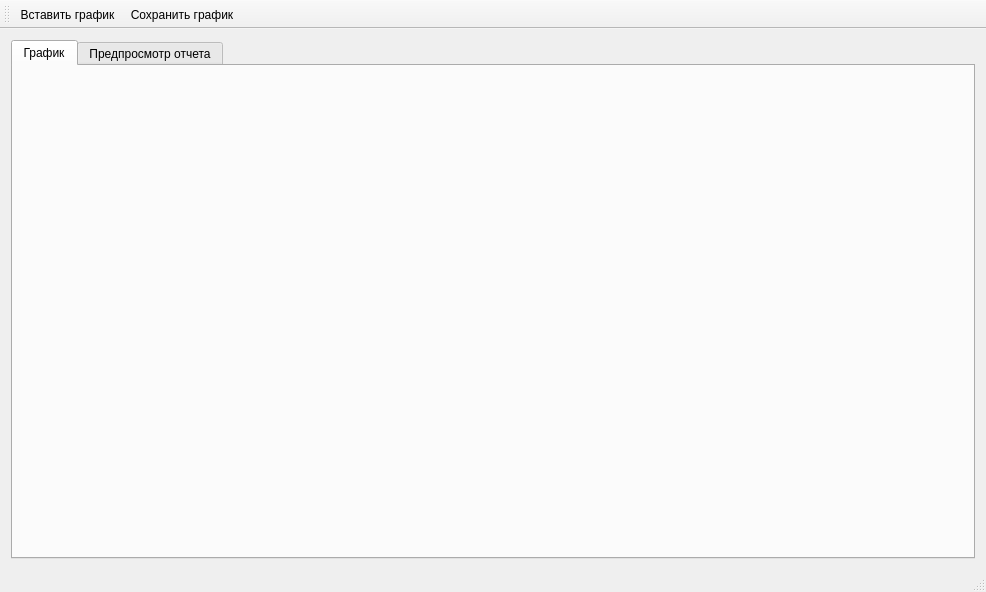
<?xml version="1.0" encoding="UTF-8"?>
<ui version="4.0">
 <class>MainWindowGrafik</class>
 <widget class="QMainWindow" name="MainWindowGrafik">
  <property name="geometry">
   <rect>
    <x>0</x>
    <y>0</y>
    <width>986</width>
    <height>592</height>
   </rect>
  </property>
  <property name="windowTitle">
   <string>График</string>
  </property>
  <widget class="QWidget" name="centralWidget">
   <layout class="QHBoxLayout" name="horizontalLayout_2">
    <item>
     <widget class="QTabWidget" name="tabWidget">
      <property name="currentIndex">
       <number>0</number>
      </property>
      <widget class="QWidget" name="tab">
       <attribute name="title">
        <string>График</string>
       </attribute>
       <layout class="QGridLayout" name="gridLayout">
        <item row="0" column="0">
         <layout class="QVBoxLayout" name="verticalLayout">
          <item>
           <widget class="QCustomPlot" name="plot" native="true">
            <property name="sizePolicy">
             <sizepolicy hsizetype="Preferred" vsizetype="MinimumExpanding">
              <horstretch>0</horstretch>
              <verstretch>0</verstretch>
             </sizepolicy>
            </property>
            <zorder></zorder>
           </widget>
          </item>
         </layout>
        </item>
       </layout>
       <zorder>plot</zorder>
       <zorder>plot</zorder>
       <zorder></zorder>
       <zorder>cbUseCurrentSize</zorder>
      </widget>
      <widget class="QWidget" name="tab_2">
       <attribute name="title">
        <string>Предпросмотр отчета</string>
       </attribute>
       <layout class="QGridLayout" name="gridLayout_2">
        <item row="0" column="0">
         <widget class="QTextEdit" name="textEdit">
          <property name="minimumSize">
           <size>
            <width>400</width>
            <height>0</height>
           </size>
          </property>
         </widget>
        </item>
       </layout>
      </widget>
     </widget>
    </item>
   </layout>
  </widget>
  <widget class="QToolBar" name="mainToolBar">
   <attribute name="toolBarArea">
    <enum>TopToolBarArea</enum>
   </attribute>
   <attribute name="toolBarBreak">
    <bool>false</bool>
   </attribute>
   <addaction name="actionInsert_Plot"/>
   <addaction name="actionSave_Document"/>
  </widget>
  <widget class="QStatusBar" name="statusBar"/>
  <action name="actionInsert_Plot">
   <property name="text">
    <string>Вставить график</string>
   </property>
  </action>
  <action name="actionSave_Document">
   <property name="text">
    <string>Сохранить график</string>
   </property>
  </action>
 </widget>
 <layoutdefault spacing="6" margin="11"/>
 <customwidgets>
  <customwidget>
   <class>QCustomPlot</class>
   <extends>QWidget</extends>
   <header location="global">qcustomplot.h</header>
   <container>1</container>
  </customwidget>
 </customwidgets>
 <resources/>
 <connections/>
</ui>
